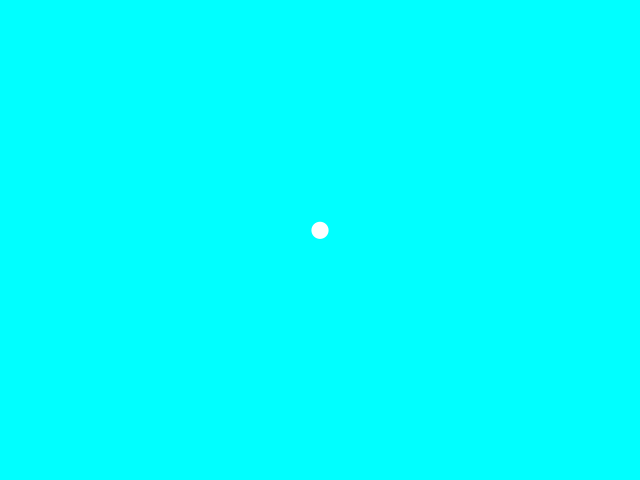
Frame 1 (no input)
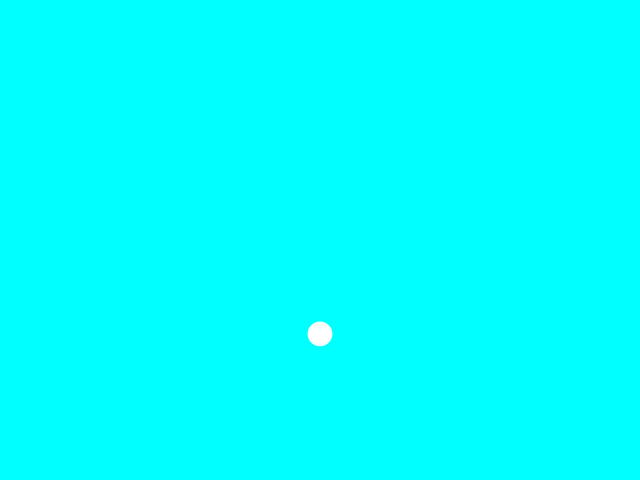
Frame 60 (the mouse pressed at the canvas centre just before this capture)
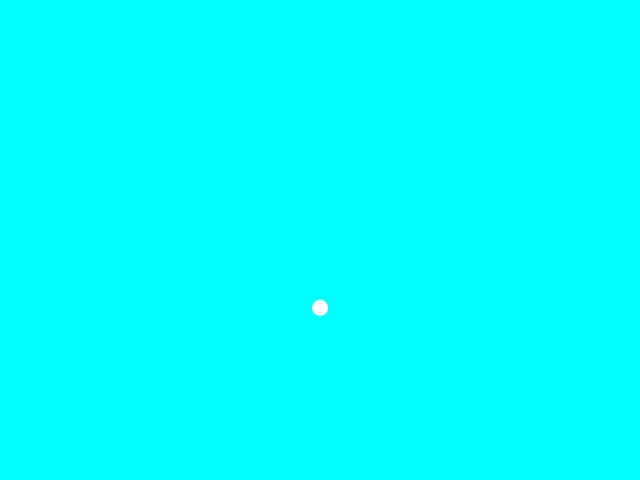
Frame 120 (the mouse held since frame 60 and released just before this capture)

The Processing sketch that drew these frames (run headless with seeded random() and noise(); from frame 60 on, the mouse is pressed at the canvas centre):

// Processing sketch: processing_114644
// ── processing_114644.pde

Dot dot;

void setup() {
  size(640, 480);
  smooth();
  background(0, 255, 255);
  dot = new Dot(width/2, height/2, 22);
}


void draw() {
  background(0, 255, 255);
  dot.move();
  dot.display();
}

class Dot {
  float x;
  float y;
  int size;
  float yspeed = 33;

  Dot(float _x, float _y, int _size) {
    x = _x;
    y = _y;
    size = _size;
  }

  void display(){
    noStroke();
    fill(255);
    ellipseMode(CENTER);
    float r = random(-10, 10);
    ellipse(x, y , size + r, size + r);
  }

  void move(){
    y -= yspeed * random(-1, 1);
    if (y < 0){
      y =0;
    }
    if (y > height) {
      y = height;
    }
  }
}
